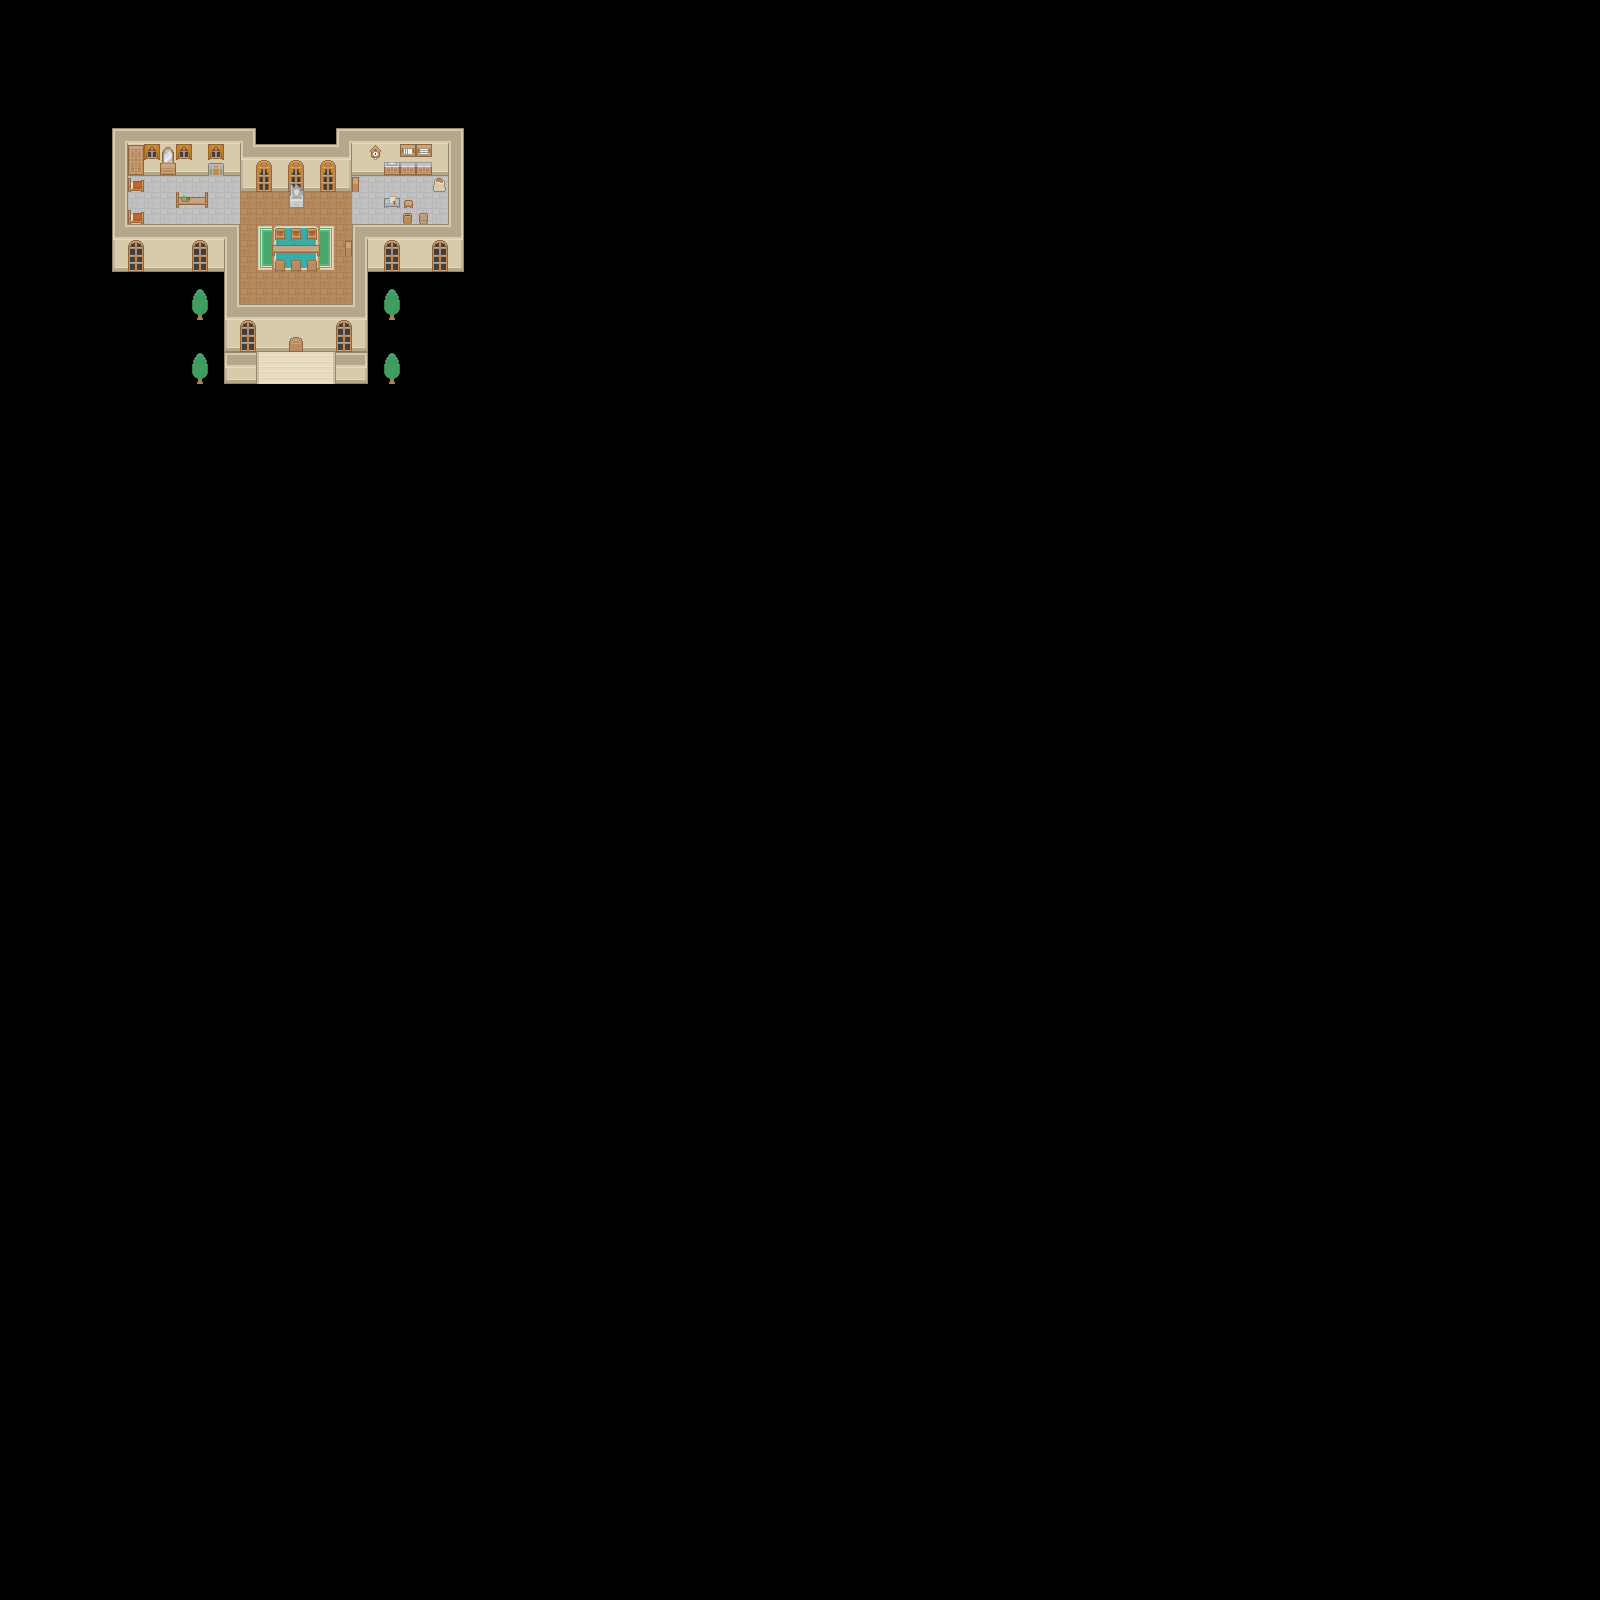

This game map was drawn from its Tiled (.tmx) file and the tilesets committed beside it. A one-line description and the trimmed map source follow:
An orthogonal 100x100 tile map with 16x16 px tiles, 4 tile layers (Floor, Carpet, Objects, Details).

<map version="1.0" orientation="orthogonal" renderorder="right-down" width="100" height="100" tilewidth="16" tileheight="16" backgroundcolor="#000000" nextobjectid="1">
 <tileset firstgid="1" name="roguelikeSheet_transparent" tilewidth="16" tileheight="16" spacing="1" tilecount="1767" columns="57">
  <image source="./roguelikeSheet_transparent.png" width="968" height="526" />
 </tileset>
 <layer name="Floor" width="100" height="100">
  <data>[10000 cells, 246 non-empty, 16 distinct tile ids]</data>
 </layer>
 <layer name="Carpet" width="100" height="100">
  <data>[10000 cells, 35 non-empty, 22 distinct tile ids]</data>
 </layer>
 <layer name="Objects" width="100" height="100">
  <data>[10000 cells, 52 non-empty, 30 distinct tile ids]</data>
 </layer>
 <layer name="Details" width="100" height="100">
  <data>[10000 cells, 5 non-empty, 3 distinct tile ids]</data>
 </layer>
</map>
